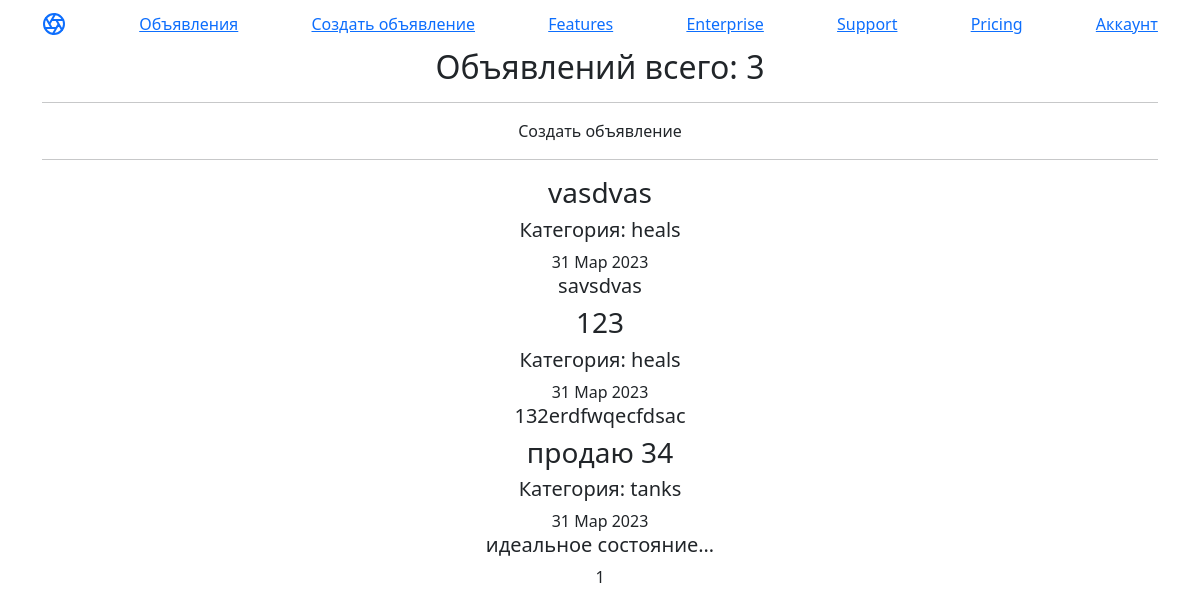
/ads/, run on an earlier commit of the app's database.
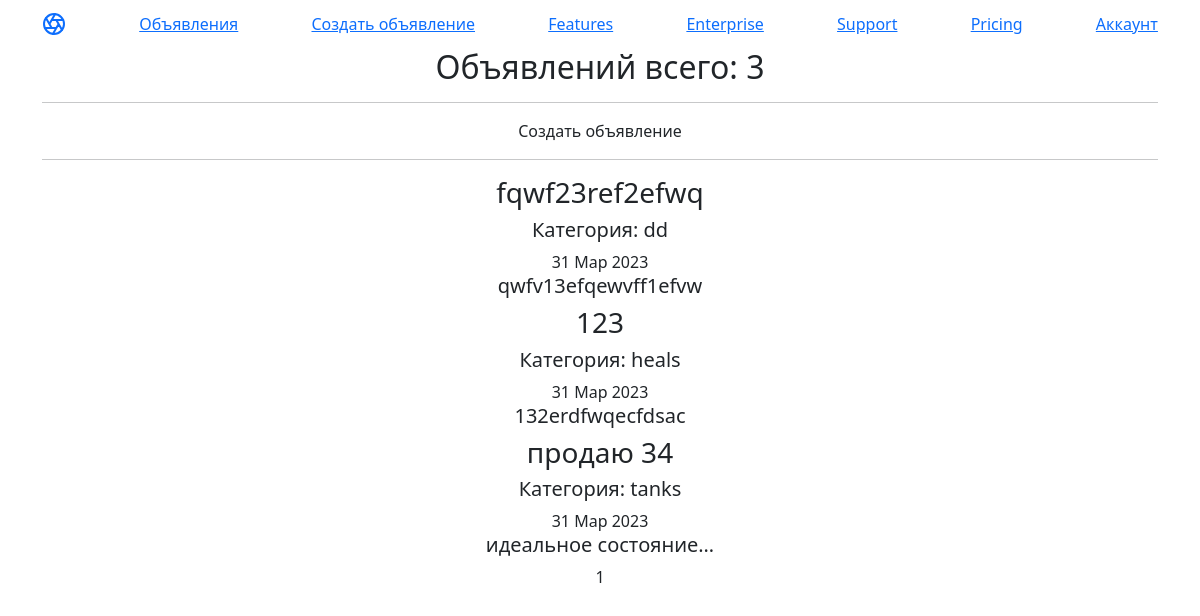
And on a later commit of the database.
### ads/models.py (models this page shows, shortened)
class Ad(models.Model):
    title = models.CharField(max_length=128)
    text = models.TextField()
    author = models.ForeignKey(User, on_delete=models.CASCADE)
    category = models.CharField(max_length=20, choices=CAT)
    date_create = models.DateTimeField(auto_now_add=True)
    content = models.FileField(upload_to='ad_content/', blank=True)

### ads/views.py (the view)
# urls.py: path('', AdsList.as_view(), name='ads_list'),
class AdsList(ListView):
    model = Ad
    ordering = '-date_create'
    template_name = 'ads/ads.html'
    context_object_name = 'ads'
    paginate_by = 10

### templates/ads/ads.html (shortened to what this page needs)
{% extends 'ads/default.html' %}
{% block content %}
    <h2>Объявлений всего: {{ ads|length }}</h2>
    <hr>
    <a class="nav-link" href="/ads/create">Создать объявление</a>
    <hr>
    {% if ads %}
        {% for ad in ads %}
            <a class="nav-link" href="/ads/{{ ad.id }}"><h3>{{ ad.title }}</h3></a>
            <h5>Категория: {{ ad.category }} </h5>
            <time>{{ ad.date_create|date:'j M Y' }}</time>
            <h5>{{ ad.text|truncatechars:20 }}</h5>
        {% endfor %}
    {% else %}
        <h4>Объявлений нет!</h4>
    {% endif %}
    {{ page_obj.number }}
{% endblock %}

### templates/ads/default.html (shortened to what this page needs)
<!doctype html>
<html lang="en">
<head>
    <link rel="stylesheet" href="https://cdn.jsdelivr.net/npm/bootstrap@5.2.3/dist/css/bootstrap.min.css">
</head>
<body>
    <header class="site-header sticky-top py-1">
      <nav class="container d-flex flex-column flex-md-row justify-content-between">
        <a class="py-2" href="#" aria-label="Product">
        </a>
        <a class="py-2 d-none d-md-inline-block" href="/ads/">Объявления</a>
        <a class="py-2 d-none d-md-inline-block" href="{% url 'ad_create' %}">Создать объявление</a>
        <a class="py-2 d-none d-md-inline-block" href="#">Features</a>
        <a class="py-2 d-none d-md-inline-block" href="#">Enterprise</a>
        <a class="py-2 d-none d-md-inline-block" href="#">Support</a>
        <a class="py-2 d-none d-md-inline-block" href="#">Pricing</a>
        <a class="py-2 d-none d-md-inline-block" href="/accounts/">Аккаунт</a>
      </nav>
    </header>
    <div class="container">
        <div class="row">
             <div class="col-lg-12 text-center">
                {% block content %}
                {% endblock content %}
            </div>
        </div>
    </div>
</body>
</html>

What changed in the data, as far as the page shows it:
removed Ad: title "vasdvas", category "heals", date_create "31 Мар 2023", text "savsdvas"
added Ad: title "fqwf23ref2efwq", category "dd", date_create "31 Мар 2023", text "qwfv13efqewvff1efvw"
